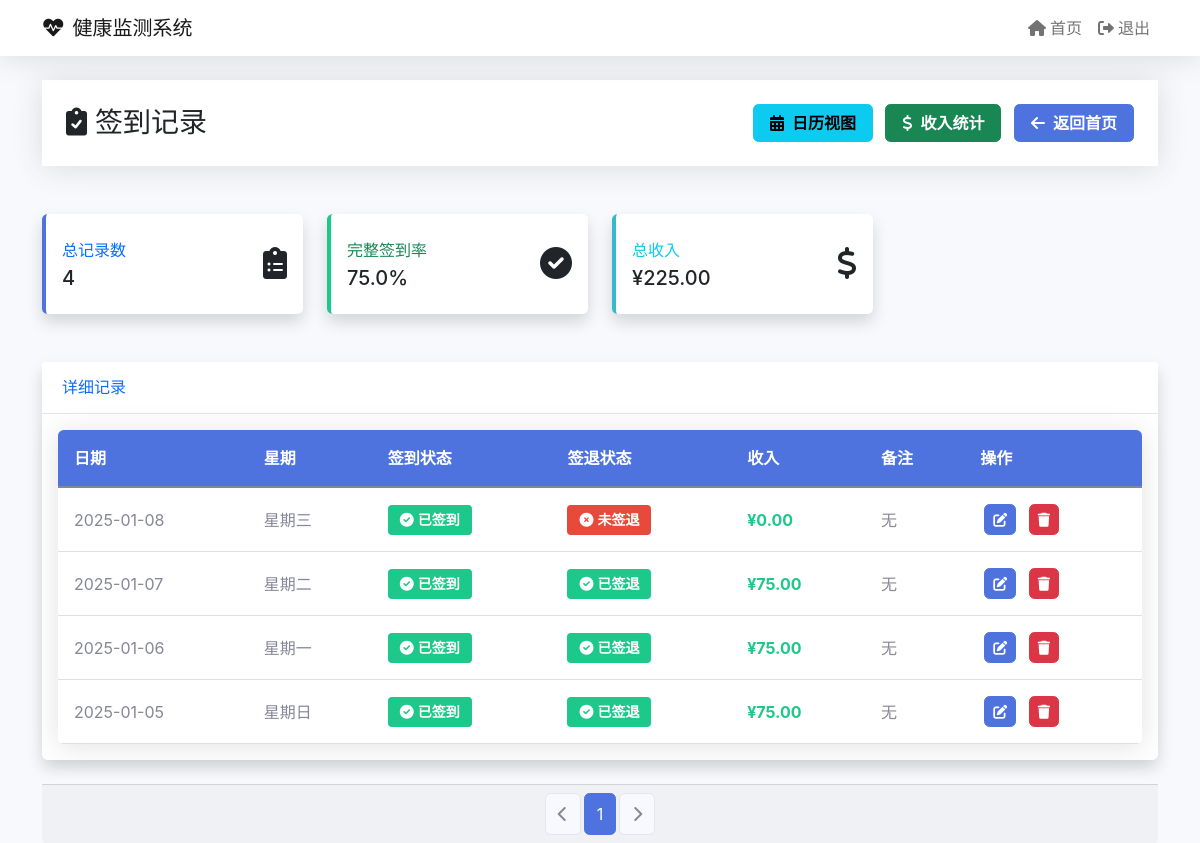
Before: /checkin_detail (signed in) with the older database file.
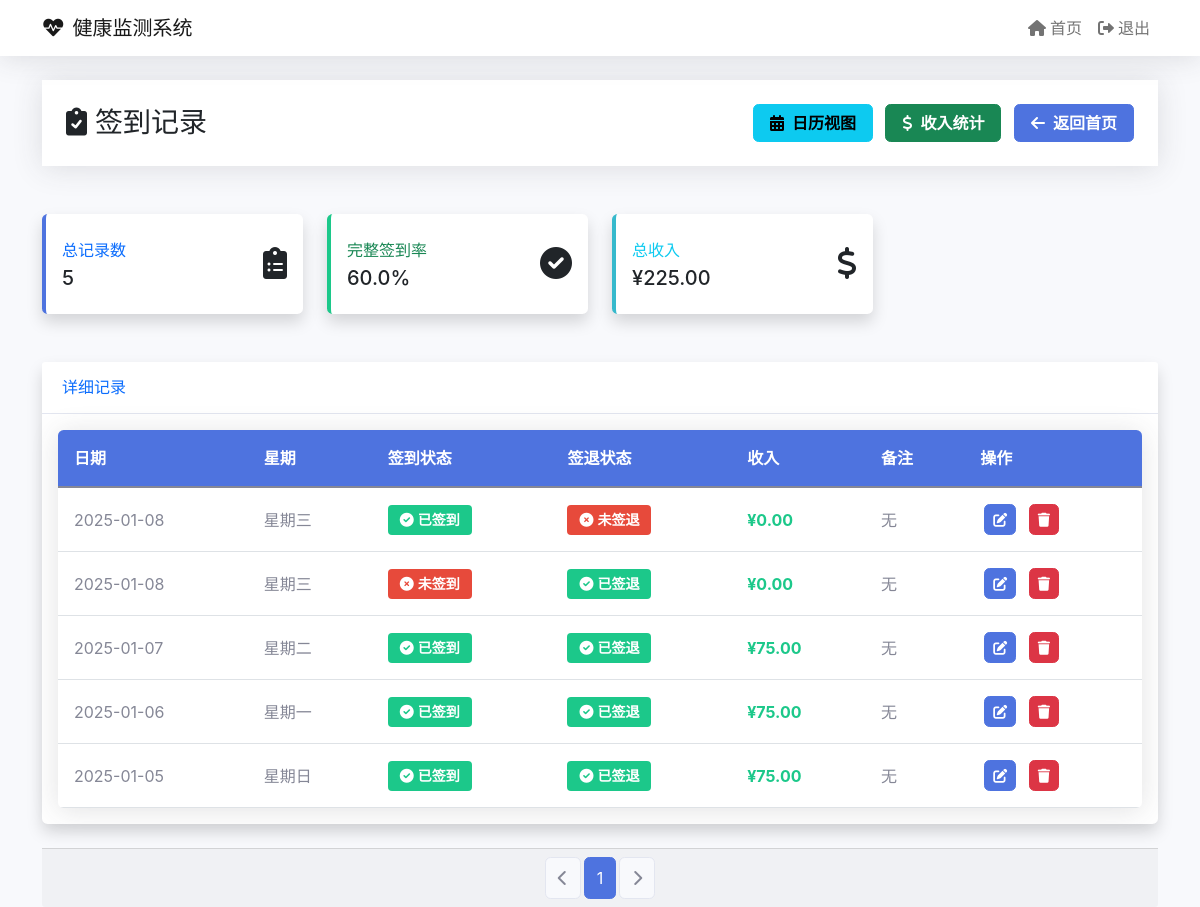
After: the same page with the newer database file.
### tables this page shows
CREATE TABLE checkin_records
                 (id INTEGER PRIMARY KEY AUTOINCREMENT,
                  date TEXT NOT NULL,
                  day_of_week TEXT NOT NULL,
                  checkin BOOLEAN NOT NULL,
                  checkout BOOLEAN NOT NULL,
                  notes TEXT,
                  income DECIMAL(10,2));

### app.py (the view)
@app.route('/checkin_detail')
@login_required
def checkin_detail():
    page = request.args.get('page', 1, type=int)
    per_page = 10
    db = get_db()
    total = db.execute('SELECT COUNT(*) FROM checkin_records').fetchone()[0]
    total_pages = (total + per_page - 1) // per_page
    offset = (page - 1) * per_page
    records = db.execute('''SELECT * FROM checkin_records
                           ORDER BY date DESC LIMIT ? OFFSET ?''',
                        [per_page, offset]).fetchall()
    db.close()
    return render_template('checkindetail.html',
                         records=records,
                         current_page=page,
                         total_pages=total_pages)

### app.py (called while the page is built)
def login_required(f):
    @wraps(f)
    def decorated_function(*args, **kwargs):
        if 'logged_in' not in session:
            return redirect(url_for('login'))
        return f(*args, **kwargs)
    return decorated_function

### templates/checkindetail.html (shortened to what this page needs)
{% extends "base.html" %}
{% block content %}
<div class="row mb-4">
    <div class="col-12">
        <div class="page-header">
            <div class="container">
                <div class="d-flex justify-content-between align-items-center">
                    <h1 class="h3 mb-0 text-gray-800">
                        <i class="fas fa-clipboard-check me-2"></i>签到记录
                    </h1>
                    <div>
                        <a href="{{ url_for('checkin_calendar') }}" class="btn btn-info">
                            <i class="fas fa-calendar-alt me-2"></i>日历视图
                        </a>
                        <a href="{{ url_for('income_detail') }}" class="btn btn-success ms-2">
                            <i class="fas fa-dollar-sign me-2"></i>收入统计
                        </a>
                        <a href="{{ url_for('landing') }}" class="btn btn-primary ms-2">
                            <i class="fas fa-arrow-left me-2"></i>返回首页
                        </a>
                    </div>
                </div>
            </div>
        </div>
    </div>
</div>
<div class="row mb-4">
    <div class="col-xl-3 col-md-6 mb-4">
        <div class="card border-left-primary shadow h-100 py-2 stats-card">
            <div class="card-body">
                <div class="row no-gutters align-items-center">
                    <div class="col mr-2">
                        <div class="text-xs font-weight-bold text-primary text-uppercase mb-1">总记录数</div>
                        <div class="h5 mb-0 font-weight-bold text-gray-800">{{ records|length }}</div>
                    </div>
                    <div class="col-auto">
                        <i class="fas fa-clipboard-list fa-2x text-gray-300"></i>
                    </div>
                </div>
            </div>
        </div>
    </div>
    <div class="col-xl-3 col-md-6 mb-4">
        <div class="card border-left-success shadow h-100 py-2 stats-card">
            <div class="card-body">
                <div class="row no-gutters align-items-center">
                    <div class="col mr-2">
                        <div class="text-xs font-weight-bold text-success text-uppercase mb-1">完整签到率</div>
                        <div class="h5 mb-0 font-weight-bold text-gray-800">
                            {% set complete_count = records|selectattr('checkin')|selectattr('checkout')|list|length %}
                            {{ "%.1f"|format(complete_count / records|length * 100 if records|length > 0 else 0) }}%
                        </div>
                    </div>
                    <div class="col-auto">
                        <i class="fas fa-check-circle fa-2x text-gray-300"></i>
                    </div>
                </div>
            </div>
        </div>
    </div>
    <div class="col-xl-3 col-md-6 mb-4">
        <div class="card border-left-info shadow h-100 py-2 stats-card">
            <div class="card-body">
                <div class="row no-gutters align-items-center">
                    <div class="col mr-2">
                        <div class="text-xs font-weight-bold text-info text-uppercase mb-1">总收入</div>
                        <div class="h5 mb-0 font-weight-bold text-gray-800">
                            ¥{{ "%.2f"|format(records|sum(attribute='income')) }}
                        </div>
                    </div>
                    <div class="col-auto">
                        <i class="fas fa-dollar-sign fa-2x text-gray-300"></i>
                    </div>
                </div>
            </div>
        </div>
    </div>
</div>
<div class="card shadow mb-4">
    <div class="card-header py-3">
        <h6 class="m-0 font-weight-bold text-primary">详细记录</h6>
    </div>
    <div class="card-body">
        <div class="table-responsive">
            <table class="table table-hover">
                <thead>
                    <tr>
                        <th>日期</th>
                        <th>星期</th>
                        <th>签到状态</th>
                        <th>签退状态</th>
                        <th>收入</th>
                        <th>备注</th>
                        <th>操作</th>
                    </tr>
                </thead>
                <tbody>
                    {% for record in records %}
                    <tr>
                        <td>{{ record.date }}</td>
                        <td>{{ record.day_of_week }}</td>
                        <td>
                            {% if record.checkin %}
                            <span class="badge badge-success">
                                <i class="fas fa-check-circle me-1"></i>已签到
                            </span>
                            {% else %}
                            <span class="badge badge-danger">
                                <i class="fas fa-times-circle me-1"></i>未签到
                            </span>
                            {% endif %}
                        </td>
                        <td>
                            {% if record.checkout %}
                            <span class="badge badge-success">
                                <i class="fas fa-check-circle me-1"></i>已签退
                            </span>
                            {% else %}
                            <span class="badge badge-danger">
                                <i class="fas fa-times-circle me-1"></i>未签退
                            </span>
                            {% endif %}
                        </td>
                        <td class="income-amount">¥{{ "%.2f"|format(record.income) }}</td>
                        <td>{{ record.notes or '无' }}</td>
                        <td class="action-buttons">
                            <button type="button" class="btn btn-primary btn-sm" data-bs-toggle="modal" data-bs-target="#editModal{{ record.id }}">
                                <i class="fas fa-edit"></i>
                            </button>
                            <a href="{{ url_for('delete_checkin_record', id=record.id) }}" class="btn btn-danger btn-sm" onclick="return confirm('确定要删除这条记录吗？')">
                                <i class="fas fa-trash"></i>
                            </a>
                        </td>
                    </tr>
                    {% endfor %}
                </tbody>
            </table>
        </div>
    </div>
</div>
<div class="card-footer">
    <nav aria-label="Page navigation">
        <ul class="pagination justify-content-center mb-0">
            <li class="page-item {{ 'disabled' if current_page == 1 }}">
                <a class="page-link" href="{{ url_for('checkin_detail', page=current_page-1) if current_page > 1 else '#' }}">
                    <i class="fas fa-chevron-left"></i>
                </a>
            </li>
            {% for page in range(1, total_pages + 1) %}
                {% if page == current_page %}
                    <li class="page-item active">
                        <span class="page-link">{{ page }}</span>
                    </li>
                {% endif %}
            {% endfor %}
            <li class="page-item {{ 'disabled' if current_page == total_pages }}">
                <a class="page-link" href="{{ url_for('checkin_detail', page=current_page+1) if current_page < total_pages else '#' }}">
                    <i class="fas fa-chevron-right"></i>
                </a>
            </li>
        </ul>
    </nav>
</div>
{% endblock %}

### templates/base.html (shortened to what this page needs)
<!DOCTYPE html>
<html>
<head>
    <link href="https://cdn.jsdelivr.net/npm/bootstrap@5.1.3/dist/css/bootstrap.min.css" rel="stylesheet">
    <link href="https://cdnjs.cloudflare.com/ajax/libs/font-awesome/6.0.0/css/all.min.css" rel="stylesheet">
</head>
<body>
    <nav class="navbar navbar-expand-lg navbar-light mb-4">
        <div class="container">
            <a class="navbar-brand" href="{{ url_for('landing') }}">
                <i class="fas fa-heartbeat me-2"></i>健康监测系统
            </a>
            {% if session.logged_in %}
            <div class="collapse navbar-collapse" id="navbarNav">
                <ul class="navbar-nav ms-auto">
                    <li class="nav-item">
                        <a class="nav-link" href="{{ url_for('landing') }}">
                            <i class="fas fa-home me-1"></i>首页
                        </a>
                    </li>
                    <li class="nav-item">
                        <a class="nav-link" href="{{ url_for('logout') }}">
                            <i class="fas fa-sign-out-alt me-1"></i>退出
                        </a>
                    </li>
                </ul>
            </div>
            {% endif %}
        </div>
    </nav>
    <div class="container">
        {% block content %}{% endblock %}
    </div>
</body>
</html>

### templates/base.html (style rules this page uses)
:root { --primary-color: #4e73df; --secondary-color: #858796; --success-color: #1cc88a; --info-color: #36b9cc; --warning-color: #f6c23e; --danger-color: #e74a3b; }
body { background-color: #f8f9fc; font-family: 'Nunito', -apple-system, BlinkMacSystemFont, "Segoe UI", Roboto, "Helvetica Neue", Arial, sans-serif; }
.navbar { background-color: white; box-shadow: 0 .15rem 1.75rem 0 rgba(58,59,69,.15); }
.card { border: none; border-radius: .35rem; box-shadow: 0 .15rem 1.75rem 0 rgba(58,59,69,.15); }
.card-header { background-color: white; border-bottom: 1px solid #e3e6f0; padding: 1rem 1.25rem; }
.btn { border-radius: .35rem; padding: .375rem 1rem; font-weight: 600; }
.btn-primary { background-color: var(--primary-color); border-color: var(--primary-color); }
.table { color: #858796; }
.table thead th { background-color: #f8f9fc; border-bottom: 2px solid #e3e6f0; }
.page-header { margin-bottom: 1.5rem; padding: 1.5rem 0; background-color: white; box-shadow: 0 .15rem 1.75rem 0 rgba(58,59,69,.15); }

### templates/checkindetail.html (style rules this page uses)
.action-buttons .btn { padding: .25rem .5rem; font-size: .875rem; margin: 0 .25rem; }
.table-responsive { border-radius: .35rem; box-shadow: 0 .15rem 1.75rem 0 rgba(58,59,69,.15); }
.table { margin-bottom: 0; }
.table thead th { background-color: var(--primary-color); color: white; border: none; padding: 1rem; }
.table td { vertical-align: middle; padding: 1rem; }
.badge { padding: .5rem .75rem; font-size: .875rem; font-weight: 600; }
.badge-success { background-color: var(--success-color); }
.badge-danger { background-color: var(--danger-color); }
.stats-card { transition: all .3s ease; }
.border-left-primary { border-left: .25rem solid var(--primary-color) !important; }
.border-left-success { border-left: .25rem solid var(--success-color) !important; }
.border-left-info { border-left: .25rem solid var(--info-color) !important; }
.income-amount { font-weight: 700; color: var(--success-color); }
.pagination { margin: 0; }
.page-link { color: var(--primary-color); border: 1px solid #e3e6f0; padding: .5rem .75rem; margin: 0 .25rem; border-radius: .35rem !important; }
.page-item.active .page-link { background-color: var(--primary-color); border-color: var(--primary-color); }
.page-item.disabled .page-link { color: var(--secondary-color); background-color: #f8f9fc; border-color: #e3e6f0; }

Changed rows visible on the page:
added checkin_records: date "2025-01-08", day_of_week "星期三", checkin False (drawn), checkout True (drawn), income "0.00", notes "无"
Other visible differences:
{{ records|length }}: "4" → "5"
text no longer shown: "75.0"
text now shown: "60.0"
